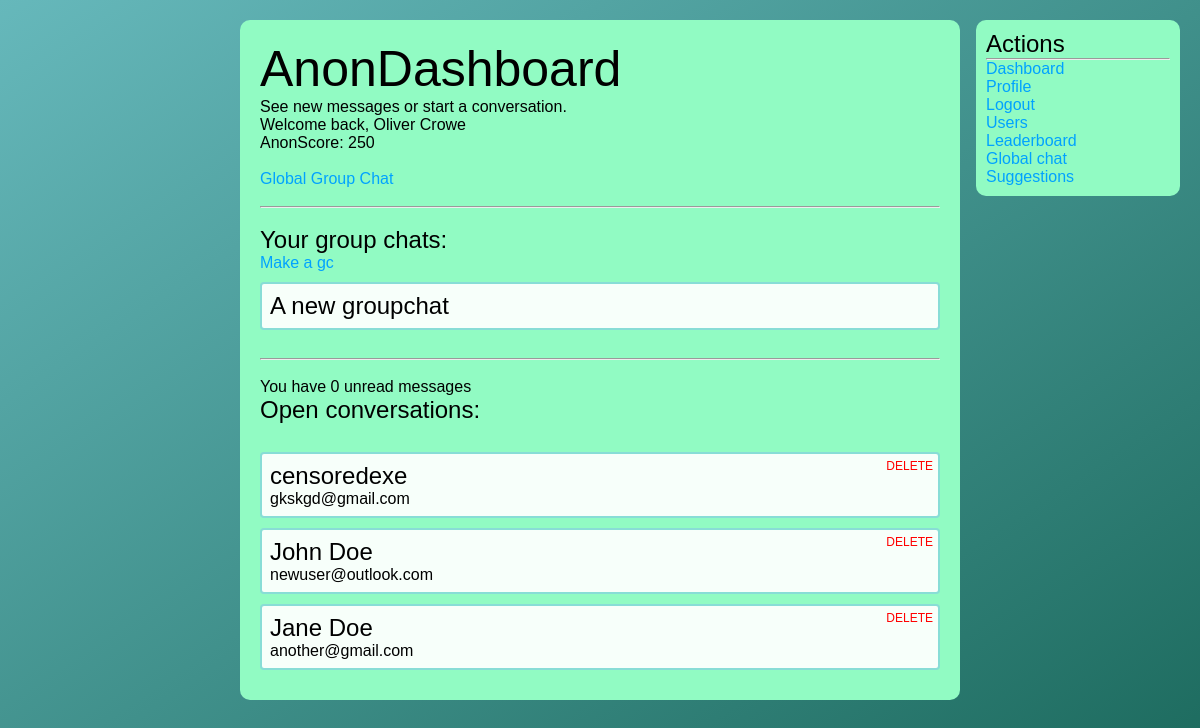
Screenshot of /dashboard/ (signed in) with the database file from the repository.
### tables this page shows
CREATE TABLE `users` (
  `user_id` int(11) NOT NULL,
  `user_name` varchar(256) NOT NULL,
  `user_email` varchar(256) NOT NULL,
  `user_password` varchar(256) NOT NULL,
  `user_bio` longtext NOT NULL,
  `user_pfp` varchar(256) NOT NULL,
  `user_type` varchar(256) NOT NULL,
  `user_points` int(11) NOT NULL
);

CREATE TABLE `gc_table` (
  `g_id` int(11) NOT NULL,
  `g_name` varchar(256) NOT NULL
);

CREATE TABLE `conversations` (
  `conv_id` int(11) NOT NULL,
  `conv_sender` int(11) NOT NULL,
  `conv_recipient` int(11) NOT NULL,
  `most_recent` varchar(256) NOT NULL
);

### includes/functions.php (called while the page is built, shortened)
<?php
    include_once "connection.php";
    function checkPoints($id){
        global $conn;
        $sql = "SELECT * FROM `users` WHERE `user_id`='$id'";
        $result = mysqli_query($conn, $sql);
        while($row = mysqli_fetch_assoc($result)){
            $points = $row['user_points'];
        }
        return $points;
    }
    function findName($id){
        global $conn;
        $sql = "SELECT * FROM `users` WHERE `user_id` = '$id'";
        $result = mysqli_query($conn, $sql);
        while($row = mysqli_fetch_assoc($result)){
            $name = $row['user_name'];
        }
        return $name;
    }
    function findEmail($id){
        global $conn;
        $sql = "SELECT * FROM `users` WHERE `user_id` = '$id'";
        $result = mysqli_query($conn, $sql);
        while($row = mysqli_fetch_assoc($result)){
            $email = $row['user_email'];
        }
        return $email;
    }
?>

### dashboard/index.php (the view, shortened to what this page needs)
<?php
    include_once "../includes/connection.php";
    include_once "../includes/functions.php";
    $user_id = $_SESSION['user_id'];
?>
<!DOCTYPE html>
<html lang="en">
<head>
    <link href="../css/style.css" rel="stylesheet">
</head>
<body>
    <div class="main-column">
        <div class="introduction">
            <h1 style="font-weight:300;font-size:50px;">AnonDashboard</h1>
            <p>See new messages or start a conversation.</p>
            <p>Welcome back, <?php echo $_SESSION['user_name']; ?></p>
            <p>AnonScore: <?php echo checkPoints($_SESSION['user_id']); ?></p>
            <br>
            <a href="../global/">Global Group Chat</a><br>
            <br>
            <hr><br>
            <h2 style="font-weight:100;">Your group chats:</h2>
            <a href="makegc.php">Make a gc</a><br>
            <?php
            $sqlgc = "SELECT * FROM `gc_members` WHERE `g_user`='$user_id'";
            $resultgc = mysqli_query($conn, $sqlgc);
            while($row = mysqli_fetch_assoc($resultgc)){
                $g_id = $row['g_gc'];
                $sqlg = "SELECT * FROM `gc_table` WHERE `g_id`='$g_id' LIMIT 1";
                $resultg = mysqli_query($conn, $sqlg);
                while($rowg = mysqli_fetch_assoc($resultg)){
                    $title = $rowg['g_name'];
                    $gc_id = $rowg['g_id'];
                    ?>
                    <a style="color:#000;<?php if($unread == True){echo "color:darkblue; !important"; } ?>" href="../chat/group.php?id=<?php echo $gc_id; ?>">
                        <div style="position:relative;" class="conversation">
                            <h2 style="font-weight:300;"><?php echo $title; ?></h2>
                        </div>
                        </a>
                    <?php
                }
            }
            ?>
            <br>
            <hr><br>
            <?php
                $id = $_SESSION['user_id'];
                $sql = "SELECT * FROM `conversations` WHERE `conv_sender`='$id' OR `conv_recipient`='$id' ORDER BY `conv_id` DESC";
                $result = mysqli_query($conn, $sql);
                if(mysqli_num_rows($result) == 0){
                    ?>
                    <h2 style="font-weight:300;">You currently have no messages open, start one.</h2><br>
                    <a href="../users/index.php">Search for users</a>
                    <?php
                }else {
                    $sqlunreadtotal = "SELECT * FROM `unread` WHERE `read_user`='$id'";
                    $resulttotal = mysqli_query($conn, $sqlunreadtotal);
                    $num_of_unread = mysqli_num_rows($resulttotal);
                    ?>
                    <p>You have <?php echo $num_of_unread; ?> unread messages</p>
                    <h2 style="font-weight:300;">Open conversations:</h2><br>
                    <?php
                    while($row = mysqli_fetch_assoc($result)){
                        if($row['conv_sender'] == $_SESSION['user_id']){
                            $name = $row['conv_recipient'];
                        }else {
                            $name = $row['conv_sender'];
                        }
                        $unread = False;
                        ?>
                        <a style="color:#000;<?php if($unread == True){echo "color:darkblue; !important"; } ?>" href="../chat/index.php?id=<?php echo $row['conv_id']; ?>">
                        <div style="position:relative;" class="conversation">
                            <h2 style="font-weight:300;"><?php echo findName($name); ?></h2>
                            <p><?php echo findEmail($name); ?></p>
                            <a style="font-size:12px;color:red;position:absolute;top:5px;right:5px;" onclick="return confirm('Are you sure? This will delete the conversation + all messages in it');" href="deleteconv.php?id=<?php echo $row['conv_id']; ?>">DELETE</a>
                        </div>
                        </a>
                        <?php
                    }
                }
            ?>
        </div>
        <div class="right-column">
            <h2 style="font-weight:300;">Actions</h2>
            <hr>
            <ul>
            <li><a href="../">Dashboard</a></li>
                <li><a href="../profile/index.php?id=<?php echo $_SESSION['user_id']; ?>">Profile</a></li>
                <li><a href="../logout">Logout</a></li>
                <li><a href="../users/index.php">Users</a></li>
                <li><a href="../leaderboard/">Leaderboard</a></li>
                <li><a href="../global/">Global chat</a></li>
                <li><a href="../suggestions/">Suggestions</a></li>
            </ul>
        </div>
    </div>
</body>
</html>

### css/style.css (style rules this page uses)
* { -webkit-box-sizing: border-box; box-sizing: border-box; padding: 0; margin: 0; }
body { font-family: sans-serif; background-attachment: fixed; background-size: cover; background-image: -webkit-gradient(linear, left top, right bottom, from(#66b8bb), to(#1b695c)); background-image: linear-gradient(to bottom right, #66b8bb, #1b695c); background-position: center; }
a { color: #00a2ff; text-decoration: none; }
.main-column { width: 60%; margin: 20px auto; padding: 20px; height: 100%; border-radius: 10px; background-color: #91fbc3; -webkit-box-sizing: border-box; box-sizing: border-box; }
.right-column { -webkit-box-sizing: border-box; box-sizing: border-box; position: fixed; right: 20px; top: 20px; width: 17%; background-color: #91fbc3; border-radius: 10px; padding: 10px; }
.right-column ul li { list-style: none; }
.conversation { width: 100%; margin: 10px auto; background-color: rgba(255, 255, 255, 0.925); border-radius: 4px; padding: 8px; border: 2px solid #88ddd6; }

### rows the page displays
users: user_points "250"
gc_table: g_name "A new groupchat"
conversations: conv_sender.user_name "censoredexe", users.user_email "gkskgd@gmail.com"
conversations: conv_recipient.user_name "John Doe", users.user_email "newuser@outlook.com"
conversations: conv_recipient.user_name "Jane Doe", users.user_email "another@gmail.com"

### other values shown
$_SESSION['user_name'] "Oliver Crowe"
$num_of_unread "0"
